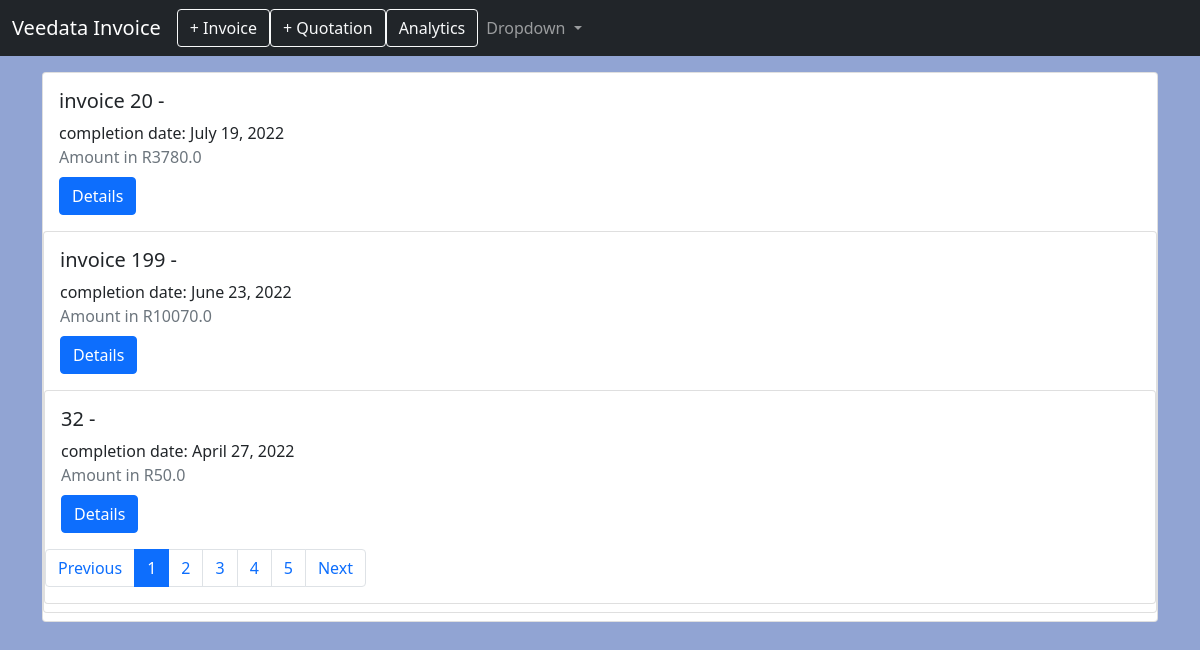
The app's page /invoice_app/ (signed in) with its own data.
### invoice_app/models.py (models this page shows, shortened)
class Invoice(models.Model):
    user=models.ForeignKey(User, null=True, on_delete=models.CASCADE)
    profile = models.ForeignKey(Profiles, on_delete=models.CASCADE)
    clients = models.ForeignKey(Client, on_delete=models.CASCADE)
    invoice_number = models.CharField(max_length=100)
    completion_date = models.DateField(null=True, blank=True)
    issued_date = models.DateField(null=True, blank=True)
    payement_date = models.DateField(null=True, blank=True)
    created = models.DateTimeField(auto_now_add=True)
    closed = models.BooleanField(default=False)
    payed= models.BooleanField(default=False)
    tags = models.ManyToManyField(Tag, blank=True)
    @property
    def tags(self):
        return self.tags.all()
    @property
    def positions(self):
        return self.position_set.all()
    '''
    @property
    def subtotal_amount(self):
        qs = self.positions
        subtotal = pos.quantity * pos.price == pos.sub_total
        for pos in qs:
            subtotal = pos.sub_total
        return subtotal


    @property
    def subtotal_amount(self):
        subtotal = 0
        qs = self.positions
        for pos in qs:
            subtotal =  pos.amount
        return subtotal

    '''
    @property
    def total_amount(self):
        return self.positions.aggregate(
            total_price=Sum(F('quantity') * F('price'))
        )['total_price'] or Decimal('0')

### invoice_app/views.py (the view)
# urls.py: path('', login_required(InvoiceListView.as_view()), name='main'),
class InvoiceListView(ListView):
    model =Invoice
    template_name ="invoice/invoice_index.html"
    paginate_by = 3
    context_object_name = 'qs'
    def get_queryset(self):
        profile = get_object_or_404(Profiles, user=self.request.user)
        return super().get_queryset().filter(profile=profile).order_by('-created')

### templates/invoice/invoice_index.html (shortened to what this page needs)
 {% extends "partials/base.html" %}
 {% block content %}
   {% if qs %}
      {% for obj in qs %}
     <div class="card mb-2" style="width:100">
       <div class="card-body">
         <h5 class="card-title">{{ obj.invoice_number}} - {{obj.client.name}}</h5>
         <div class="card-text">completion date: {{obj.completion_date}}</div>
         <div class="text-muted">Amount in R{{obj.total_amount}}</div>
         <div class="mt-2">
            <a href="  {% url 'invoice_app:detail' obj.pk %} "class="btn btn-primary">Details</a>
        </div>
      </div>
    <div>
     {% endfor %}
     {% else %}
      <h3> No invoices created. </h3>
      {% endif %}
      {% if is_paginated %}
      <nav aria-label="invoice pagination">
        <ul class="pagination">
          <li class="page-item{% if page.obj.has_previous %} {% else %} enabled {% endif %}">
            <a  class="page-link" >Previous</a>
          </li>
            {% endif %}
          {% for i in paginator.page_range  %}
          <li class="page-item {% if page_obj.number == i %} active{% endif %}">
             <a class="page-link" href="?page={{i}}">{{i}}</a>
            </li>
          {% endfor %}
          <li class="page-item{% if page.obj.has_next %} {% else %} enabled {% endif %}">
            <a {% if page_obj.has_next %}
            href="?page={{page_obj.next_page_number}}"
          {% endif %} class="page-link" >Next</a>
        </ul>
      </nav>
 {% endblock content %}

### static/style.css (style rules this page uses)
body { background-color:rgb(145, 164, 211); }

### records on screen
Invoice: invoice_number "invoice 20", completion_date "July 19, 2022", total_amount "3780.0"
Invoice: invoice_number "invoice 199", completion_date "June 23, 2022", total_amount "10070.0"
Invoice: invoice_number "32", completion_date "April 27, 2022", total_amount "50.0"

### other values on screen
{{ i }} "1" "2" "3" "4" "5"
